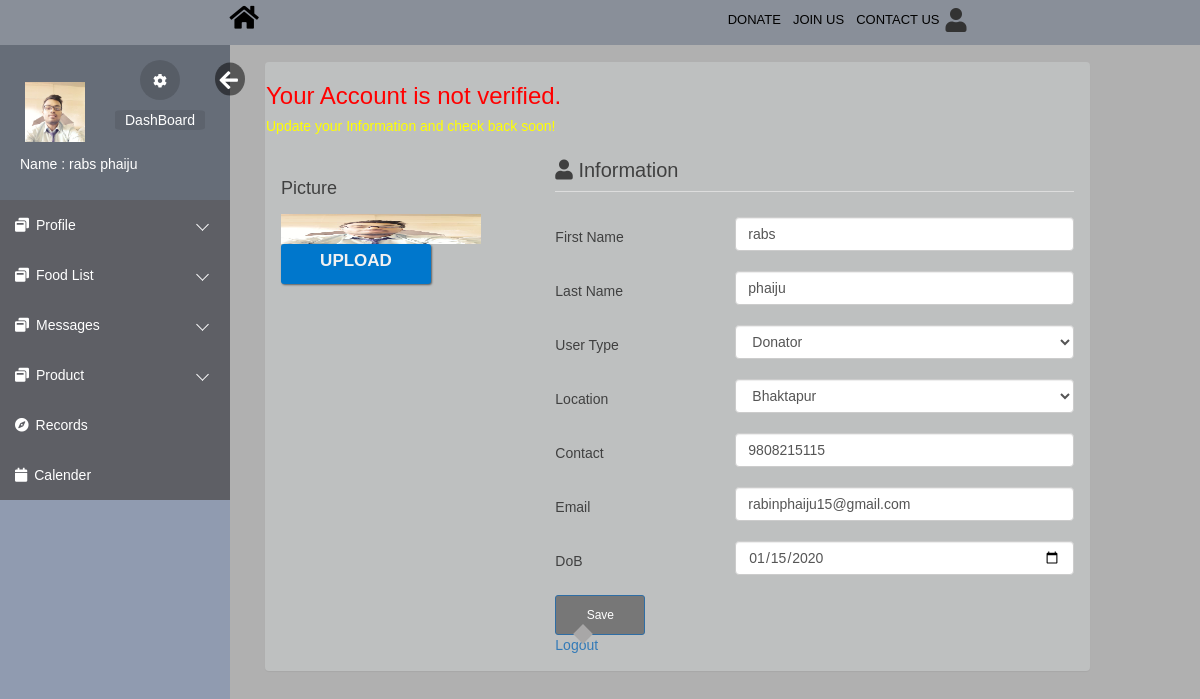
/verify.php (signed in), run on the app's committed database.
### tables this page shows
CREATE TABLE `register` (
  `reg_id` int(10) UNSIGNED NOT NULL,
  `username` varchar(20) NOT NULL,
  `pic` varchar(255) DEFAULT NULL,
  `user_type` varchar(20) DEFAULT NULL,
  `firstname` varchar(20) NOT NULL,
  `lastname` varchar(20) NOT NULL,
  `email` varchar(40) DEFAULT NULL,
  `location` varchar(30) DEFAULT NULL,
  `contact` text COMMENT 'Contact No',
  `dob` date DEFAULT NULL,
  `created_at` timestamp NOT NULL DEFAULT CURRENT_TIMESTAMP,
  `updated_at` datetime DEFAULT NULL ON UPDATE CURRENT_TIMESTAMP,
  `password` varchar(40) NOT NULL,
  `secret_key` varchar(6) DEFAULT NULL,
  `verified` tinyint(1) NOT NULL DEFAULT '0',
  `verifiedby_id` int(6) NOT NULL DEFAULT '0' COMMENT 'Verified By',
  `remark` varchar(50) DEFAULT NULL,
  `status` tinyint(4) DEFAULT '1',
  `code` varchar(10) DEFAULT NULL
);

### html/verify.php (the view, shortened to what this page needs)
<!DOCTYPE html>
<html lang="en">
<head>
    <link rel="stylesheet" href="https://maxcdn.bootstrapcdn.com/bootstrap/3.3.6/css/bootstrap.min.css">
    <link rel="stylesheet" href="https://maxcdn.bootstrapcdn.com/font-awesome/4.6.3/css/font-awesome.min.css">
    <link rel="stylesheet" href="../css/loginindex.css">
    <link rel="stylesheet" href="css/editprofile.css">
    <link rel="stylesheet" href="css/index.css">
    <link rel="stylesheet" href="https://use.fontawesome.com/releases/v5.3.1/css/all.css">
</head>
<body onload="showbuttom()">
    <div class="navbars">
        <div class="nav0">
            <a href="../index.html"><i class="fa fa-home fa-2x" aria-hidden="true"></i></a>
        </div>
        <div class="navbars1">
            <div class="nav3"><i class="fa fa-user fa-3x"></i>
            </div>
            <div class="nav4"><a href="">CONTACT US</a></div>
            <div class="nav2"><a href="login.php">JOIN US</a></div>
            <div class="nav1"><a href="">DONATE</a></div>
        </div>
    </div>
    <div class="body_wrapper">
        <div class="sidemenu" id="mySidebar">
            <ul>
                <div class="me userBg">
                <div class="images">
                    <img style="margin-top:22px" src="files/<?php if($_SESSION['pic']==null){echo 'user.png';}else{ echo $_SESSION['pic'];}?>" width="60";>
                    </div>
                    <div class="myinfo">
                        <p class="name">Name :<?php echo $_SESSION['name']?></p>
                    </div>
                    <button class="setting">
                        <a href="#"><i class="fa fa-cog" aria-hidden="true"></i></a>
                    </button>
                    <a id="hide" href="#" onclick="closeNav()"><i class="fa fa-arrow-left" aria-hidden="true"></i></a>
                    <button class="cloud">
                        <a href="index.php">DashBoard</a>
                    </button>
                </div>
                <li class="dropdown">
                    <a href="#"><span class="icon"><i class="fa fa-window-restore"></i></span><span>Profile</span></a>
                </li>
                <li class="dropdown">
                    <a href="#"><span class="icon"><i class="fa fa-window-restore"></i></span><span>Food List</span></a>
                </li>
                <li class="dropdown ">
                    <a href="#"><span class="icon"><i class="fa fa-window-restore"></i></span><span>Messages</span></a>
                </li>
                <li class="dropdown">
                    <a href="#"><span class="icon"><i class="fa fa-window-restore"></i></span><span>Product</span></a>
                </li>
                <li><a href="#"><span class="icon"><i class="fa fa-compass"></i></span><span>Records</span></a></li>
                <li><a href="#"><span class="icon"><i class="fa fa-calendar"></i></span><span>Calender</span></a></li>
            </ul>
        </div>
        <div class="container">
            <div class="col-md-9 col-sm-6 contains">
                <div class="panel profile-panel">
                    <h3 style="color:red">Your Account is not verified.</h3>
      <h5 style="color:yellow">Update your Information and check back soon!</h5>
                    <div class="panel-body">
                        <div class="row">
                            <div class="col-md-4">
                                <div class="profile-details">
                                    <?php
    $id=$_SESSION['reg_id'];
   $sql = "SELECT * from `register` WHERE `reg_id`='$id'";
   require_once("DBConnect.php");
   $result = mysqli_query($conn, $sql);
   $row = mysqli_fetch_assoc($result);
    ?>
<form action="verify.php" method="POST" enctype="multipart/form-data">
                                    <h2>Picture</h2>
                                    <img id="outputs" src="files/<?php if($row["pic"]==null){echo 'user.png';}else{ echo $row["pic"];}?>" width="200">
                                    <div class="profile-details">
                                    <button class="input-files" id="uploadpic">
                                        <label for="file-inputs">UPLOAD</label>
                                      </button>
                                </div>
                                </div>
                            </div>
                            <div class="col-md-8">
                                <div class="profile-block">
                                    <header class="profile-header">
                                        <h2><i class="fa fa-user"></i> Information</h2>
                                    </header>
                                    <div class="profile-body">
                                        <div class="profile-body">
                                            <dl class="dl-horizontal">
                                                <dt class="p-10">First Name</dt>
                                                <dd>
                                                    <div class="fg-line">
                                                        <input type="text" class="form-control" name="firstname" required="required" value="<?php echo $row["firstname"];?>">
                                                    </div>
                                                </dd>
                                            </dl>
                                            <dl class="dl-horizontal">
                                                <dt class="p-10">Last Name</dt>
                                                <dd>
                                                    <div class="fg-line">
                                                        <input type="text" class="form-control" name="lastname" required="required" value="<?php echo $row["lastname"];?>">
                                                    </div>
                                                </dd>
                                            </dl>
                                            <dl class="dl-horizontal">
                                                <dt class="p-10">User Type</dt>
                                                <dd>
                                                    <div class="fg-line">
                                                        <select class="form-control" name="user_type" required="required">
                                                                          <option value="Donator">Donator</option>
                                                                      </select>
                                                    </div>
                                                </dd>
                                            </dl>
                                            <dl class="dl-horizontal">
                                                <dt class="p-10">Location</dt>
                                                <dd>
                                                    <div class="fg-line">
                                                        <select class="form-control" name="location" required="required">
                                                                          <option value="Bhaktapur">Bhaktapur</option>
                                                                      </select>
                                                    </div>
                                                </dd>
                                            </dl>
                                            <dl class="dl-horizontal">
                                                <dt class="p-10">Contact</dt>
                                                <dd>
                                                    <div class="fg-line">
                                                        <input type="text" class="form-control" name="contact" required="required" value="<?php echo $row["contact"];?>">
                                                    </div>
                                                </dd>
                                            </dl>
                                            <dl class="dl-horizontal">
                                                <dt class="p-10">Email</dt>
                                                <dd>
                                                    <div class="fg-line">
                                                        <input type="email" class="form-control" value="<?php echo $row["email"];?>" name="email" required="required">
                                                    </div>
                                                </dd>
                                            </dl>
                                            <dl class="dl-horizontal">
                                                <dt class="p-10">DoB</dt>
                                                <dd>
                                                    <div class="fg-line">
                                                        <input type="date" class="form-control" value="<?php echo $row["dob"];?>" name="dob" required="required">
                                                    </div>
                                                </dd>
                                            </dl>
                                            <div class="m-t-30">
                                                <button class="btn btn-primary btn-sm waves-effect" name="profile_edit">Save</button>
                                                <a href="logout.php">Logout</a>
                                            </div>
                                        </div>
                                    </div>
                                </div>
                            </div>
                        </div>
                    </div>
                </div>
            </div>
        </div>
    </div>
</body>
</html>

### css/loginindex.css (style rules this page uses)
* { margin: 0; padding: 0; font-family: sans-serif; list-style: none; text-decoration: none; }
.btn { display: block; padding: 16px 20px; background: #777; opacity: 1; color: white; position: relative; }
.btn:before { content: ""; position: absolute; width: 14px; height: 14px; background: #a8a7a7; left: 20px; bottom: -7px; transform: rotate(45deg); }
.me #hide, .me #show { position: absolute; transform: scale(1.5); right: -60px; bottom: 95px; width: 20px; padding-top: 2px; padding-left: 3px; color: #FFF; border-radius: 0%; border-style: initial; border-radius: 50%; background: rgba(0, 0, 0, 0.5); }
#mySidebar { transition: 0.4s; }

### html/css/editprofile.css (style rules this page uses)
.sidemenu { float: left; }
.me { position: relative; width: calc(100% - 50px); height: 140px; padding: 15px 25px; margin-bottom: 15px; }
.me .setting { position: absolute; right: 0px; bottom: 85px; width: 40px; height: 40px; padding-top: 2px; color: #FFF; border-radius: 100%; border-style: none; background: rgba(0, 0, 0, 0.15); }
.me .setting a, .me .cloud a { color: #fff; }
.me .cloud { position: absolute; left: 115px; bottom: 55px; height: 20px; color: #FFF; border-style: none; border-radius: 10%; background: rgba(0, 0, 0, 0.09); }
.me .cloud a { padding: 15px 10px 15px 10px; }
.me .myinfo { position: absolute; left: 40px; bottom: 1px; font-size: 14px; color: #FFF; }
.myinfo .name { margin: -20px 0 10px -20px; }
.profile-panel { margin-top: 2%; background-color: rgb(190, 192, 192); }
.profile-panel .panel-body { padding-left: 10; padding-right: 10; }
.profile-panel .panel-body:after { content: ""; display: table; clear: both; }
.profile-panel .panel-body h2 { margin: 0; font-weight: 100; font-size: 20px; color: #404040; }
.profile-panel .panel-body header { margin-bottom: 25px; }
.profile-panel .panel-body .profile-details h2 { margin-top: 20px; margin-bottom: 15px; font-size: 18px; color: #404040; }
.profile-panel .panel-body .profile-block { position: relative; }
.profile-panel .panel-body .profile-block .profile-header h2 { border-bottom: 1px solid #ddd; padding-bottom: 10px; color: #404040; }
.profile-panel .panel-body dt { font-weight: normal; color: #404040; }
@media screen and (min-width: 1025px) { .profile-panel .panel-body .dl-horizontal dt { text-align: left; } }
.btn { border-radius: 3px; padding: 10px 15px; min-width: 90px; }
.p-10 { padding-top: 10px; }
.navbars { display: flex; flex-direction: row; flex-wrap: wrap-reverse; font-size: 1.1rem; justify-content: space-around; background-color: rgb(137, 143, 153); padding-top: 10px; height: 45px; }
.navbars1 { display: flex; flex-direction: row-reverse; flex-wrap: wrap-reverse; font-size: 1.1rem; }
.navbars a { text-decoration: none; color: black; font-family: 'Montserrat', sans-serif; padding: 6px; font-size: 13px; }
.navbars>div { margin: 2px; margin-bottom: 1%; margin-right: 1%; margin-top: 4px; text-align: center; font-size: 0.8rem; z-index: 999; }
.navbars .nav3, .navbars .nav0 { margin-top: -3px; cursor: pointer; position: relative; z-index: 3; }

### html/css/index.css (style rules this page uses)
*, *::after, *::before { padding: 0px; margin: 0px; box-sizing: border-box; }
body { font-family: "Quicksand", "SolaimanLipi", sans-serif; font-size: 14px; }
.body_wrapper { width: 100%; height: 100%; background: #b0b0b0; overflow: hidden; }
.sidemenu { float: left; width: 230px; height: calc(100vh - 50px); background: #909bb0; scrollbar-width: none; }
.sidemenu>ul { background: #666d78; }
.sidemenu>ul>li>a { display: block; position: relative; color: #fff; text-decoration: none; padding: 15px; background: rgba(87, 83, 83, 0.5); }
.sidemenu>ul>li>a>span { margin-right: 7px; }
.sidemenu>ul>.dropdown>a { position: relative; display: block; }
.sidemenu>ul>.dropdown>a::after { content: ""; position: absolute; top: 40%; right: 10%; display: block; height: 9px; width: 9px; border-left: 1px solid #fff; border-bottom: 1px solid #fff; transition: 0.5s; transform: rotate(-45deg); }

### html/verify.php (style rules this page uses)
.input-files { position: relative; overflow: hidden; width: 150px; height: 40px; border: none; background-color: #0077CC; border-radius: 3px; box-shadow: 1px 1px 2px rgba(0, 0, 0, .5); cursor: pointer; transition: background-color .3s ease; margin-bottom:5px; }
.input-files label { font-family: 'arial'; color: #F1F1F1; font-weight: bold; font-size: 17px; cursor: pointer; }
@media only screen and (max-width: 1300px) { .panel img { height:30px; } }
.contains { margin-left:20px; }

### data on the page
register: pic (picture), firstname "rabs", lastname "phaiju", contact "9808215115", email "rabinphaiju15@gmail.com", dob "01/15/2020"

### other printed values
$_SESSION['name'] "rabs phaiju"
